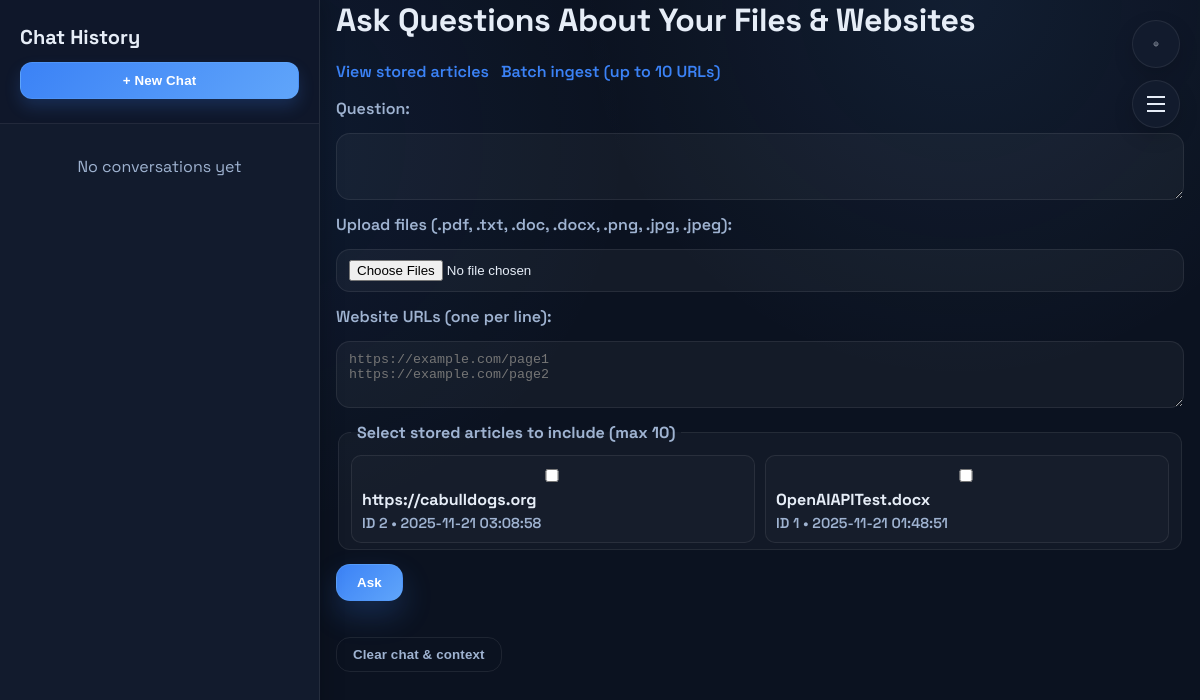
Before: / with the older database file.
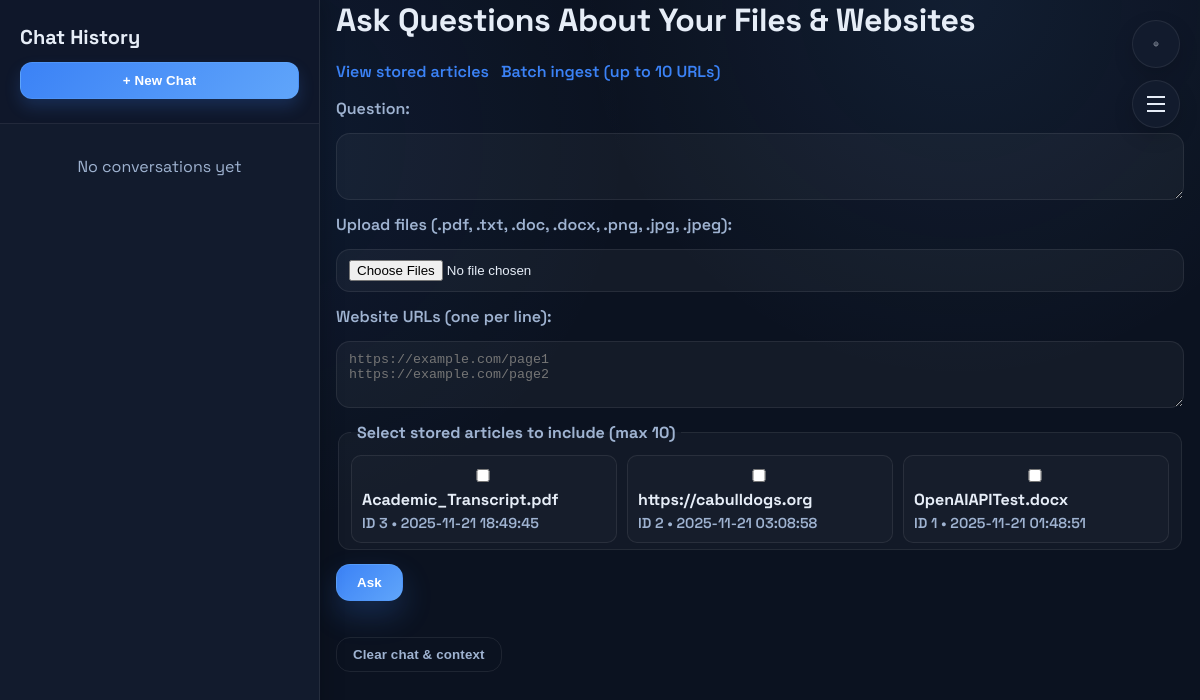
After: the same page with the newer database file.
### tables this page shows
CREATE TABLE articles (
                id INTEGER PRIMARY KEY AUTOINCREMENT,
                source TEXT NOT NULL,
                url TEXT,
                content TEXT,
                fetched_at TEXT DEFAULT CURRENT_TIMESTAMP
            );

### app.py (the view, shortened to what this page needs)
@app.route("/", methods = ["GET", "POST"])
def index():
    answer  = None
    used_chunks = []
    filenames = []
    url_list = []
    stored_articles = list_articles(limit=50)
    selected_ids = []
    return render_template(
        "index.html",
        history = session.get("history", []),
        answer = answer,
        used_chunks = used_chunks,
        filenames=filenames,
        urls=url_list,
        stored_articles=stored_articles,
        selected_ids=selected_ids,
    )

### app.py (called while the page is built)
def list_articles(limit: int = 50):
    limit = max(1, min(limit, 500))
    with sqlite3.connect(DB_PATH) as conn:
        conn.row_factory = sqlite3.Row
        rows = conn.execute(
            """
            SELECT id, source, url, fetched_at, length(content) as content_length
            FROM articles
            ORDER BY id DESC
            LIMIT ?
            """,
            (limit,),
        ).fetchall()
        return [dict(r) for r in rows]

@app.before_request
def ensure_session():
    if "session_id" not in session:
        session["session_id"] = str(uuid.uuid4())
    if "history" not in session:
        session["history"] = []

### templates/index.html (shortened to what this page needs)
<!DOCTYPE html>
<html lang="en">
<head>
  <link rel="stylesheet" href="{{ url_for('static', filename='style.css') }}">
</head>
<body>
  <button class="theme-toggle" id="theme-toggle" aria-label="Toggle theme">
  </button>
  <button class="sidebar-toggle" id="sidebar-toggle" aria-label="Toggle sidebar">
    <svg xmlns="http://www.w3.org/2000/svg" viewBox="0 0 24 24">
      <path d="M3 4h18v2H3V4zm0 7h18v2H3v-2zm0 7h18v2H3v-2z"/>
    </svg>
  </button>
  <div class="sidebar" id="sidebar">
    <div class="sidebar-header">
      <h2>Chat History</h2>
      <button class="new-chat-btn" id="new-chat-btn">+ New Chat</button>
    </div>
    <div class="sidebar-content" id="conversations-list">
    </div>
  </div>
  <div class="main-content" id="main-content">
    <h1>Ask Questions About Your Files & Websites</h1>
    <div class="nav-links">
      <a href="{{ url_for('stored') }}">View stored articles</a>
      <a href="{{ url_for('batch') }}">Batch ingest (up to 10 URLs)</a>
    </div>
    <form method="POST" enctype="multipart/form-data" class="input-form" id="qa-form">
      <label for="question">Question:</label>
      <textarea id="question" name="question" rows="3" required></textarea>
      <label for="files">Upload files (.pdf, .txt, .doc, .docx, .png, .jpg, .jpeg):</label>
      <input type="file" id="files" name="files" multiple>
      <label for="urls">Website URLs (one per line):</label>
      <textarea id="urls" name="urls" rows="3"
        placeholder="https://example.com/page1&#10;https://example.com/page2"></textarea>
      {% if stored_articles %}
        <fieldset class="stored-select">
          <legend>Select stored articles to include (max 10)</legend>
          <div class="stored-grid">
            {% for a in stored_articles %}
              <label class="stored-item">
                <input type="checkbox" name="stored_ids" value="{{ a.id }}"
                  {% if selected_ids and (a.id|string) in selected_ids %}checked{% endif %}>
                <span class="stored-title">{{ a.url or a.source }}</span>
                <span class="stored-meta">ID {{ a.id }} • {{ a.fetched_at }}</span>
              </label>
            {% endfor %}
          </div>
        </fieldset>
      {% endif %}
      <button type="submit" id="ask-btn">Ask</button>
    </form>
    <form method="POST" class="clear-form">
      <button type="submit" class="secondary">Clear chat & context</button>
    </form>
  </div>
</body>
</html>

Changed rows visible on the page:
added articles: url "Academic_Transcript.pdf", id "3", fetched_at "2025-11-21 18:49:45"
